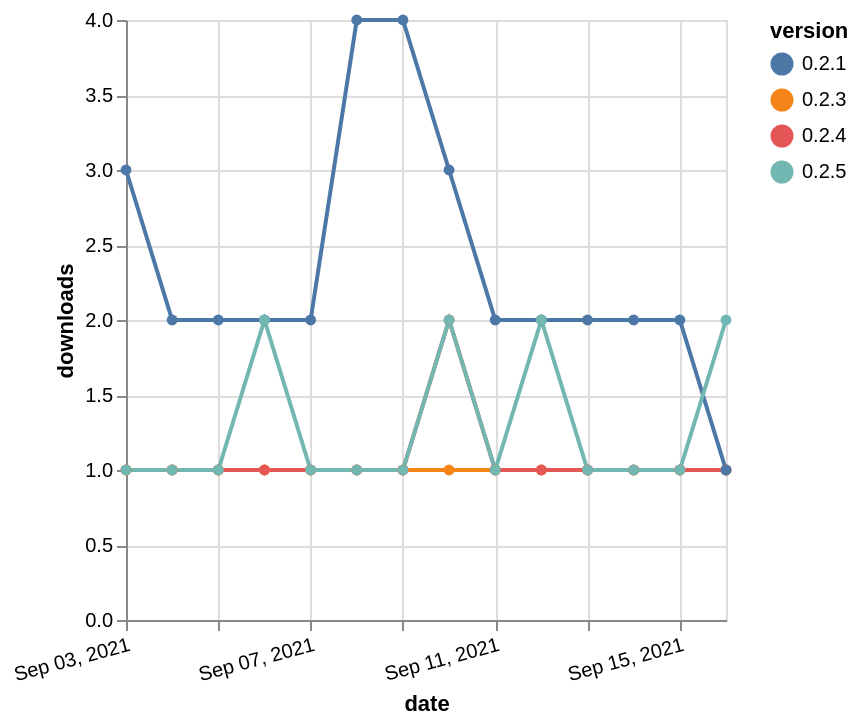

Write a Vega-Lite specification for this figure.
### Vega-Lite specification from a JSON file in a GitHub repository (floating-point values rounded to 4 significant figures)
{"$schema": "https://vega.github.io/schema/vega-lite/v5.json", "description": "A simple bar chart with embedded data.", "data": {"values": [{"date": "2021-09-03", "total": 171, "delta": 1, "version": "0.2.3"}, {"date": "2021-09-04", "total": 172, "delta": 1, "version": "0.2.3"}, {"date": "2021-09-05", "total": 173, "delta": 1, "version": "0.2.3"}, {"date": "2021-09-06", "total": 174, "delta": 1, "version": "0.2.3"}, {"date": "2021-09-07", "total": 175, "delta": 1, "version": "0.2.3"}, {"date": "2021-09-08", "total": 176, "delta": 1, "version": "0.2.3"}, {"date": "2021-09-09", "total": 177, "delta": 1, "version": "0.2.3"}, {"date": "2021-09-10", "total": 178, "delta": 1, "version": "0.2.3"}, {"date": "2021-09-11", "total": 179, "delta": 1, "version": "0.2.3"}, {"date": "2021-09-12", "total": 180, "delta": 1, "version": "0.2.3"}, {"date": "2021-09-13", "total": 181, "delta": 1, "version": "0.2.3"}, {"date": "2021-09-14", "total": 182, "delta": 1, "version": "0.2.3"}, {"date": "2021-09-15", "total": 183, "delta": 1, "version": "0.2.3"}, {"date": "2021-09-16", "total": 184, "delta": 1, "version": "0.2.3"}, {"date": "2021-09-03", "total": 167, "delta": 1, "version": "0.2.4"}, {"date": "2021-09-04", "total": 168, "delta": 1, "version": "0.2.4"}, {"date": "2021-09-05", "total": 169, "delta": 1, "version": "0.2.4"}, {"date": "2021-09-06", "total": 170, "delta": 1, "version": "0.2.4"}, {"date": "2021-09-07", "total": 171, "delta": 1, "version": "0.2.4"}, {"date": "2021-09-08", "total": 172, "delta": 1, "version": "0.2.4"}, {"date": "2021-09-09", "total": 173, "delta": 1, "version": "0.2.4"}, {"date": "2021-09-10", "total": 175, "delta": 2, "version": "0.2.4"}, {"date": "2021-09-11", "total": 176, "delta": 1, "version": "0.2.4"}, {"date": "2021-09-12", "total": 177, "delta": 1, "version": "0.2.4"}, {"date": "2021-09-13", "total": 178, "delta": 1, "version": "0.2.4"}, {"date": "2021-09-14", "total": 179, "delta": 1, "version": "0.2.4"}, {"date": "2021-09-15", "total": 180, "delta": 1, "version": "0.2.4"}, {"date": "2021-09-16", "total": 181, "delta": 1, "version": "0.2.4"}, {"date": "2021-09-03", "total": 3685, "delta": 3, "version": "0.2.1"}, {"date": "2021-09-04", "total": 3687, "delta": 2, "version": "0.2.1"}, {"date": "2021-09-05", "total": 3689, "delta": 2, "version": "0.2.1"}, {"date": "2021-09-06", "total": 3691, "delta": 2, "version": "0.2.1"}, {"date": "2021-09-07", "total": 3693, "delta": 2, "version": "0.2.1"}, {"date": "2021-09-08", "total": 3697, "delta": 4, "version": "0.2.1"}, {"date": "2021-09-09", "total": 3701, "delta": 4, "version": "0.2.1"}, {"date": "2021-09-10", "total": 3704, "delta": 3, "version": "0.2.1"}, {"date": "2021-09-11", "total": 3706, "delta": 2, "version": "0.2.1"}, {"date": "2021-09-12", "total": 3708, "delta": 2, "version": "0.2.1"}, {"date": "2021-09-13", "total": 3710, "delta": 2, "version": "0.2.1"}, {"date": "2021-09-14", "total": 3712, "delta": 2, "version": "0.2.1"}, {"date": "2021-09-15", "total": 3714, "delta": 2, "version": "0.2.1"}, {"date": "2021-09-16", "total": 3715, "delta": 1, "version": "0.2.1"}, {"date": "2021-09-03", "total": 262, "delta": 1, "version": "0.2.5"}, {"date": "2021-09-04", "total": 263, "delta": 1, "version": "0.2.5"}, {"date": "2021-09-05", "total": 264, "delta": 1, "version": "0.2.5"}, {"date": "2021-09-06", "total": 266, "delta": 2, "version": "0.2.5"}, {"date": "2021-09-07", "total": 267, "delta": 1, "version": "0.2.5"}, {"date": "2021-09-08", "total": 268, "delta": 1, "version": "0.2.5"}, {"date": "2021-09-09", "total": 269, "delta": 1, "version": "0.2.5"}, {"date": "2021-09-10", "total": 271, "delta": 2, "version": "0.2.5"}, {"date": "2021-09-11", "total": 272, "delta": 1, "version": "0.2.5"}, {"date": "2021-09-12", "total": 274, "delta": 2, "version": "0.2.5"}, {"date": "2021-09-13", "total": 275, "delta": 1, "version": "0.2.5"}, {"date": "2021-09-14", "total": 276, "delta": 1, "version": "0.2.5"}, {"date": "2021-09-15", "total": 277, "delta": 1, "version": "0.2.5"}, {"date": "2021-09-16", "total": 279, "delta": 2, "version": "0.2.5"}]}, "width": "container", "mark": {"type": "line", "point": {"filled": true}}, "encoding": {"x": {"field": "date", "type": "temporal", "timeUnit": "yearmonthdate", "title": "date", "axis": {"labelAngle": -15}}, "y": {"field": "delta", "type": "quantitative", "title": "downloads"}, "color": {"field": "version", "type": "nominal"}, "tooltip": {"field": "delta"}}}
